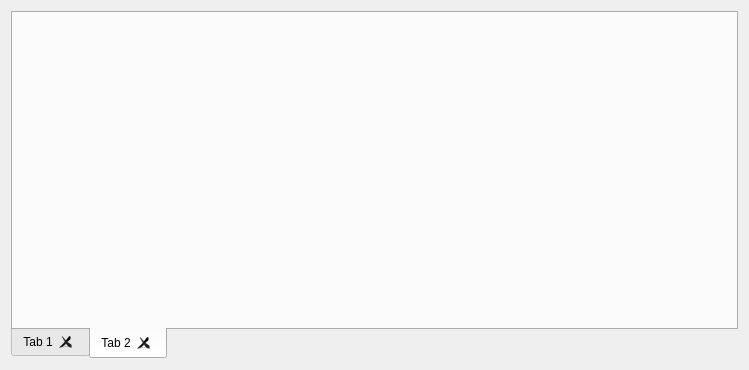
<?xml version="1.0" encoding="UTF-8"?>
<ui version="4.0">
 <class>Form</class>
 <widget class="QWidget" name="Form">
  <property name="geometry">
   <rect>
    <x>0</x>
    <y>0</y>
    <width>749</width>
    <height>370</height>
   </rect>
  </property>
  <property name="windowTitle">
   <string>Form</string>
  </property>
  <layout class="QVBoxLayout" name="verticalLayout">
   <item>
    <widget class="QTabWidget" name="tab_results">
     <property name="tabPosition">
      <enum>QTabWidget::South</enum>
     </property>
     <property name="currentIndex">
      <number>1</number>
     </property>
     <property name="elideMode">
      <enum>Qt::ElideNone</enum>
     </property>
     <property name="documentMode">
      <bool>false</bool>
     </property>
     <property name="tabsClosable">
      <bool>true</bool>
     </property>
     <property name="movable">
      <bool>true</bool>
     </property>
     <property name="tabBarAutoHide">
      <bool>false</bool>
     </property>
     <widget class="QWidget" name="tab">
      <attribute name="title">
       <string>Tab 1</string>
      </attribute>
     </widget>
     <widget class="QWidget" name="tab_2">
      <attribute name="title">
       <string>Tab 2</string>
      </attribute>
     </widget>
    </widget>
   </item>
  </layout>
 </widget>
 <resources/>
 <connections/>
</ui>
